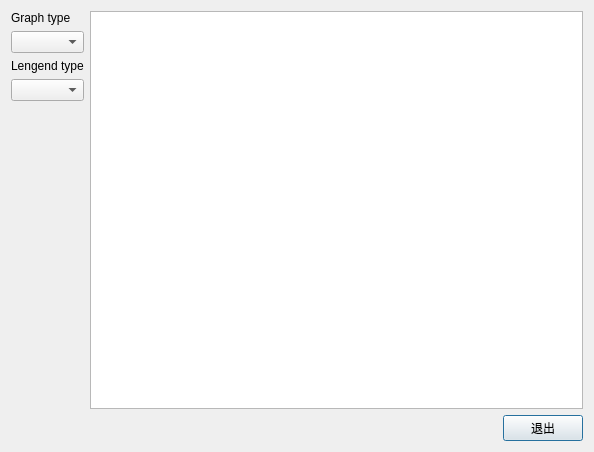
<?xml version="1.0" encoding="UTF-8"?>
<ui version="4.0">
 <class>lds_chart_nightcharts_Dialog</class>
 <widget class="QDialog" name="lds_chart_nightcharts_Dialog">
  <property name="geometry">
   <rect>
    <x>0</x>
    <y>0</y>
    <width>594</width>
    <height>452</height>
   </rect>
  </property>
  <property name="windowTitle">
   <string>Dialog</string>
  </property>
  <layout class="QVBoxLayout" name="verticalLayout_3">
   <item>
    <layout class="QHBoxLayout" name="horizontalLayout" stretch="0,0">
     <item>
      <layout class="QVBoxLayout" name="verticalLayout_2">
       <item>
        <layout class="QVBoxLayout" name="verticalLayout">
         <item>
          <widget class="QLabel" name="label">
           <property name="text">
            <string>Graph type</string>
           </property>
          </widget>
         </item>
         <item>
          <widget class="QComboBox" name="comboBox_type"/>
         </item>
         <item>
          <widget class="QLabel" name="label_2">
           <property name="text">
            <string>Lengend type</string>
           </property>
          </widget>
         </item>
         <item>
          <widget class="QComboBox" name="comboBox_lengendtype"/>
         </item>
        </layout>
       </item>
       <item>
        <spacer name="verticalSpacer">
         <property name="orientation">
          <enum>Qt::Vertical</enum>
         </property>
         <property name="sizeHint" stdset="0">
          <size>
           <width>20</width>
           <height>40</height>
          </size>
         </property>
        </spacer>
       </item>
      </layout>
     </item>
     <item>
      <widget class="lds_graphicsview" name="graphicsView"/>
     </item>
    </layout>
   </item>
   <item>
    <layout class="QHBoxLayout" name="horizontalLayout_2">
     <item>
      <spacer name="horizontalSpacer">
       <property name="orientation">
        <enum>Qt::Horizontal</enum>
       </property>
       <property name="sizeHint" stdset="0">
        <size>
         <width>40</width>
         <height>20</height>
        </size>
       </property>
      </spacer>
     </item>
     <item>
      <widget class="QPushButton" name="pushButton">
       <property name="text">
        <string>退出</string>
       </property>
      </widget>
     </item>
    </layout>
   </item>
  </layout>
 </widget>
 <customwidgets>
  <customwidget>
   <class>lds_graphicsview</class>
   <extends>QGraphicsView</extends>
   <header>lds_graphicsview.h</header>
  </customwidget>
 </customwidgets>
 <resources/>
 <connections/>
</ui>
